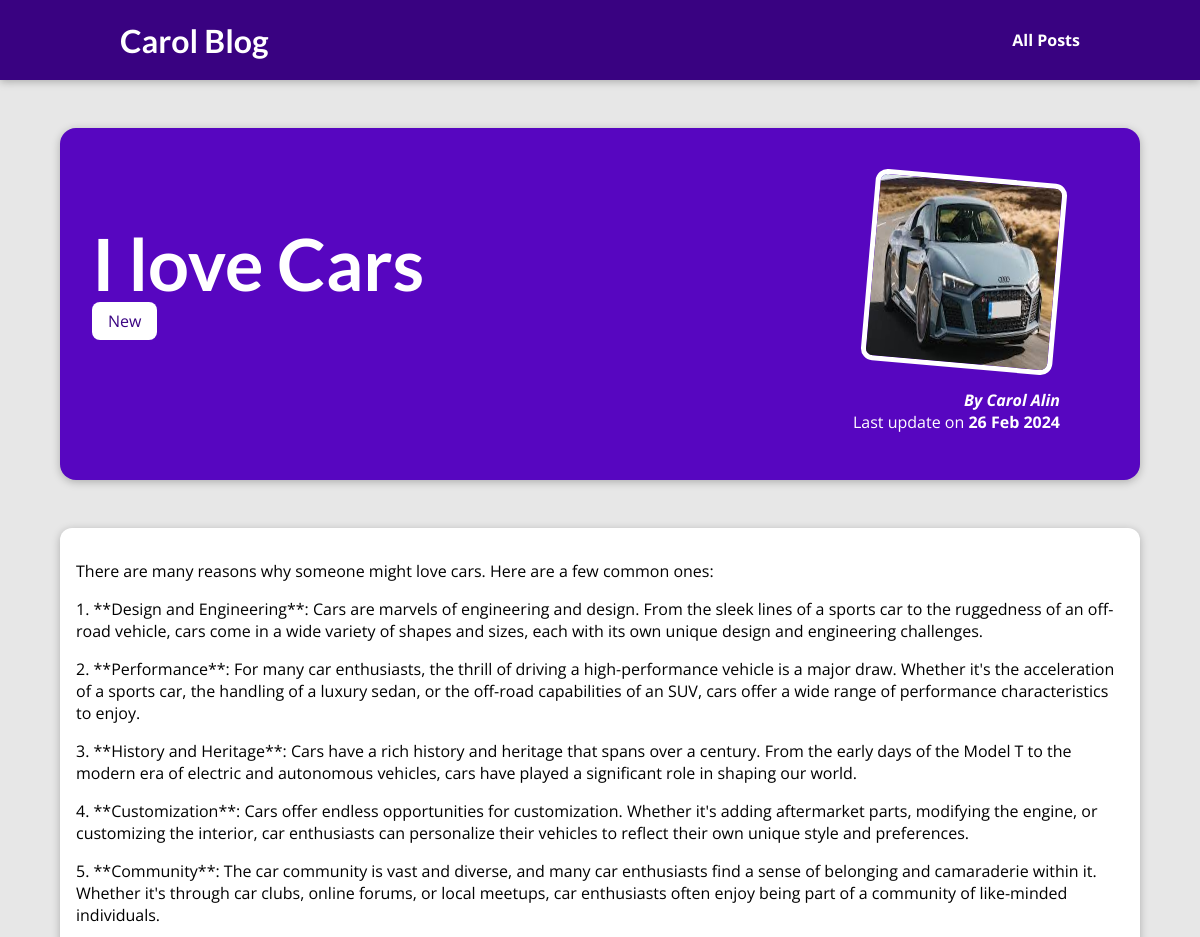
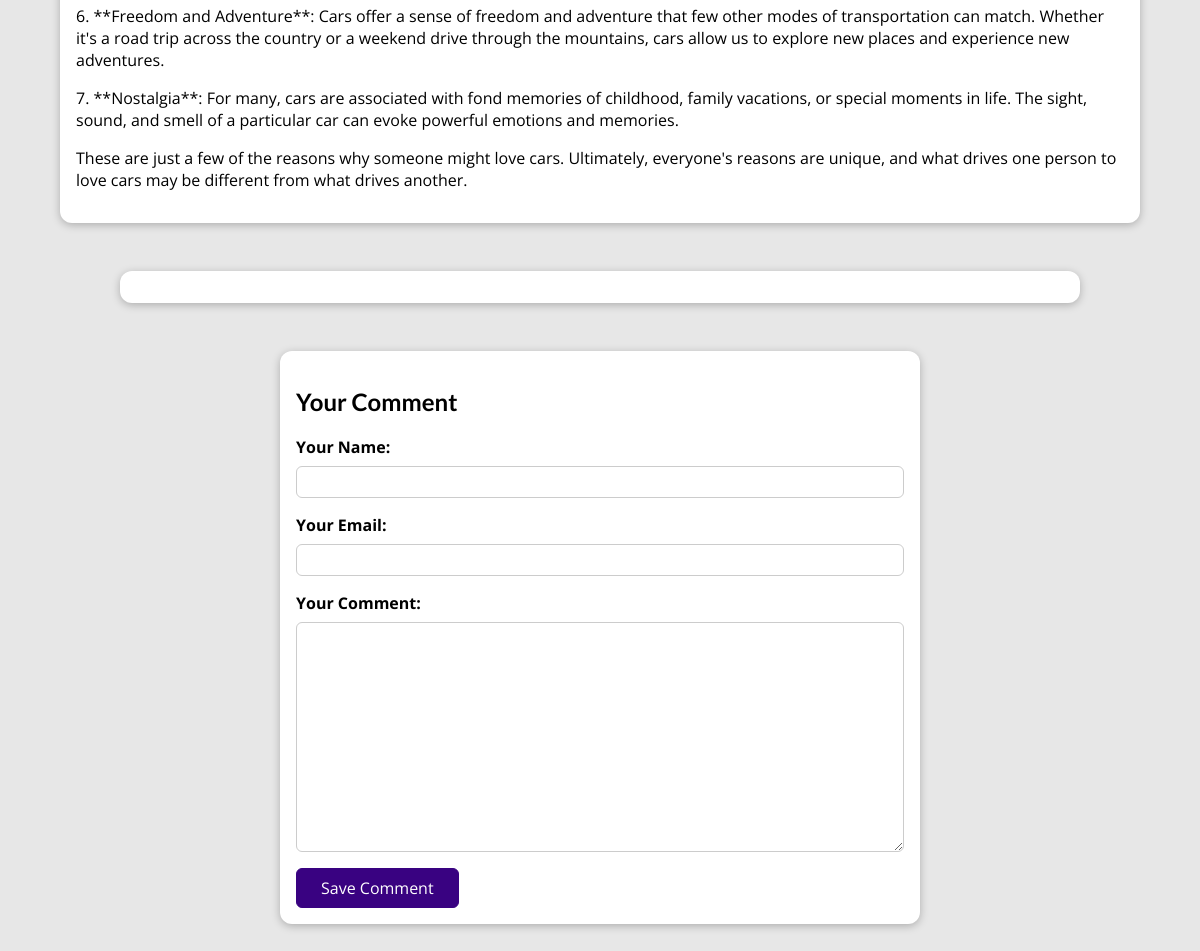
The app's page /posts/i-love-cars with its own data (2 pictures, top to bottom).
### blog/models.py (models this page shows, shortened)
class Post(models.Model):
    title = models.CharField(max_length=150)
    excerpt = models.TextField(max_length=200)
    image = models.ImageField(upload_to='posts',null=True, blank=True)
    date = models.DateField(auto_now=True)
    slug = models.SlugField(unique=True, db_index=True)
    content = models.TextField(validators=[MinLengthValidator(10)])
    author = models.ForeignKey(Author, on_delete=models.SET_NULL, null=True, related_name="posts")
    tags = models.ManyToManyField(Tag)

class Tag(models.Model):
    caption=models.CharField(max_length=20)

class Author(models.Model):
    first_name = models.CharField(max_length=100)
    last_name = models.CharField(max_length=100)
    email_address = models.EmailField()
    def full_name(self):
        return f'{self.first_name} {self.last_name}'
    def __str__(self):
        return self.full_name()

### blog/views.py (the view)
# urls.py: path("posts/<slug:slug>", views.SinglePostView.as_view(), name="post-detail-page")
class SinglePostView(View):
    template_name = 'blog/post-detail.html'
    model = Post
    def get(self,request,slug):
        post=Post.objects.get(slug=slug)
        context={
            "post":post,
            "post_tags":post.tags.all(),
            "comment_form":CommentForm(),
            "comments":post.comments.all().order_by("-id")
        }
        return render(request,'blog/post-detail.html',context)
    def post(self, request,slug):
        comment_form = CommentForm(request.POST)
        post = Post.objects.get(slug=slug)
        if comment_form.is_valid():
            comment = comment_form.save(commit=False)
            comment.post = post
            comment.save()
            return HttpResponseRedirect(reverse("post-detail-page",args=[slug]))
        context = {
            "post": post,
            "post_tags": post.tags.all(),
            "comment_form": CommentForm(),
            "comments": post.comments.all().order_by("-id")
        }
        return render(request, 'blog/post-detail.html', context)

### blog/forms.py
class CommentForm(forms.ModelForm):
    class Meta:
        model = Comment
        exclude = ['post']
        labels= {
            "user_name":"Your Name",
            "user_email":"Your Email",
            "text":"Your Comment"
        }

### blog/templates/blog/post-detail.html (shortened to what this page needs)
{% extends "base.html" %}
{% load static %}
{% block css_files %}
    <link rel="stylesheet" href="{% static "blog/post-detail.css" %}">
{% endblock %}
{% block content %}
    <section id="summary">
        <h2>
            {{ post.title }}
        </h2>
        <div>
            {% for tag in post_tags %}
                <span class="tag">{{ tag.caption }}</span>
            {% endfor %}
        </div>
        <article>
            <img src="{{ post.image.url }}" alt={{ post.title }}  %}" alt="Post Title" />
            <address>By <a href="mailto:{{ post.author.email_address }}"> {{ post.author }} </a></address>
            <div>
                Last update on  <time>{{ post.date|date:"d M Y" }}</time>
            </div>
        </article>
    </section>
    <main>
        {{ post.content|linebreaks }}
    </main>
    <section id="comments">
    </section>
    <section id="comment-form">
    <h2>Your Comment</h2>
        <form action="{% url "post-detail-page" post.slug %}" method="POST">
            {% for form_field in comment_form %}
            <div class="form-control" {% if form_field.errors %}invalid{% endif %}>
                {{ form_field.label_tag }}
                {{ form_field }}
            </div>
            {% endfor %}
            <button>Save Comment</button>
        </form>
    </section>
{% endblock %}

### static/app.css (style rules this page uses)
* { box-sizing: border-box; }
html { font-family: 'Open Sans', 'Lato', sans-serif; }
body { margin: 0; }
h1, h2, h3 { font-family: 'Lato', sans-serif; font-weight: bold; }

### blog/static/blog/post-detail.css (style rules this page uses)
body { background-color: #e7e7e7; }
#summary { margin: 8rem auto 3rem auto; padding: 2rem; width: 90%; max-width: 90rem; border-radius: 16px; background-color: #5706c0; position: relative; box-shadow: 0 2px 8px rgba(0, 0, 0, 0.25); height: 22rem; }
#summary h2 { color: white; font-size: 4.5rem; margin-bottom: 0.25rem; }
#summary article { position: absolute; top: 2rem; right: 3rem; padding: 1rem 2rem; border-radius: 12px; text-align: right; color: white; }
#summary article img { width: 12rem; height: 12rem; border-radius: 12px; transform: rotateZ(5deg); border: 5px solid white; margin-bottom: 1rem; }
#summary address { font-weight: bold; }
#summary a { color: white; text-decoration: none; }
#summary time { font-weight: bold; }
main { width: 90%; max-width: 90rem; margin: 3rem auto; background-color: white; padding: 1rem; border-radius: 12px; box-shadow: 0 2px 8px rgba(0, 0, 0, 0.25); }
.tag { background-color: white; color: #390281; padding: 0.5rem 1rem; border-radius: 8px; }
#comment-form { margin: 3rem auto; width: 90%; max-width: 40rem; border-radius: 12px; background-color: white; box-shadow: 0 2px 8px rgba(0, 0, 0, 0.25); padding: 1rem; }
#comment-form button { font: inherit; background-color: #390281; color: white; border: 1px solid #390281; padding: 0.5rem 1.5rem; border-radius: 6px; cursor: pointer; }
.form-control { margin-bottom: 1rem; }
.form-control label { font-weight: bold; margin-bottom: 0.5rem; display: block; }
.form-control input, .form-control textarea { display: block; width: 100%; font: inherit; padding: 0.25rem; border-radius: 6px; border: 1px solid #ccc; }
#comments { margin: 3rem auto; width: 90%; max-width: 60rem; border-radius: 12px; background-color: white; box-shadow: 0 2px 8px rgba(0, 0, 0, 0.25); padding: 1rem 2rem; }

### records on screen
Post: title "I love Cars", image (picture), author "Carol Alin", date "26 Feb 2024", content "There are many reasons why someone might love cars. Here are a few common ones: 1. **Design and Engineering**: Cars are marvels of engineering and design. From the sleek lines of a sports car to the ruggedness of an off-road vehicle, cars come in a wide variety of shapes and sizes, each with its own unique design and engineering challenges. 2. **Performance**: For many car enthusiasts, the thrill of driving a high-performance vehicle is a major draw. Whether it's the acceleration of a sports car, the handling of a luxury sedan, or the off-road capabilities of an SUV, cars offer a wide range of performance characteristics to enjoy. 3. **History and Heritage**: Cars have a rich history and…"
Tag: caption "New"
